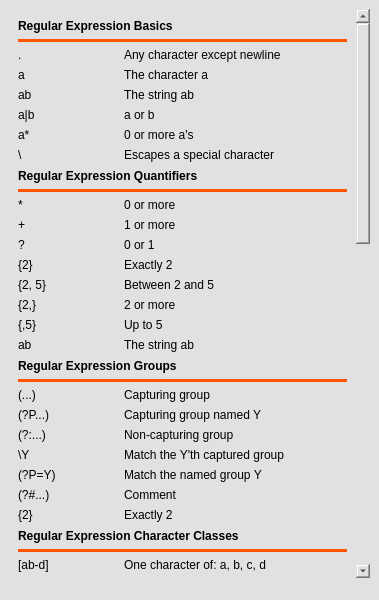
<?xml version="1.0" encoding="UTF-8"?>
<ui version="4.0">
 <class>SheetWindow</class>
 <widget class="QMainWindow" name="SheetWindow">
  <property name="geometry">
   <rect>
    <x>0</x>
    <y>0</y>
    <width>379</width>
    <height>600</height>
   </rect>
  </property>
  <property name="windowTitle">
   <string>PyRex Regex Sheet</string>
  </property>
  <property name="windowIcon">
   <iconset resource="src.qrc">
    <normaloff>:/icons/icons/windowIcon.png</normaloff>:/icons/icons/windowIcon.png</iconset>
  </property>
  <property name="styleSheet">
   <string notr="true">background-color: rgb(225, 225, 225);</string>
  </property>
  <widget class="QWidget" name="centralwidget">
   <layout class="QGridLayout" name="gridLayout">
    <property name="bottomMargin">
     <number>0</number>
    </property>
    <item row="0" column="0">
     <widget class="QScrollArea" name="scrollArea">
      <property name="styleSheet">
       <string notr="true">border:No;</string>
      </property>
      <property name="widgetResizable">
       <bool>true</bool>
      </property>
      <widget class="QWidget" name="scrollAreaWidgetContents">
       <property name="geometry">
        <rect>
         <x>0</x>
         <y>0</y>
         <width>344</width>
         <height>1465</height>
        </rect>
       </property>
       <layout class="QVBoxLayout" name="verticalLayout_2">
        <item>
         <layout class="QVBoxLayout" name="verticalLayout_3">
          <item>
           <widget class="QLabel" name="label_3">
            <property name="font">
             <font>
              <family>Arial</family>
              <pointsize>9</pointsize>
              <weight>75</weight>
              <bold>true</bold>
             </font>
            </property>
            <property name="styleSheet">
             <string notr="true">min-height:15;
max-height:15;
background-color: rgba(0, 0, 0, 0%);</string>
            </property>
            <property name="text">
             <string>Regular Expression Basics</string>
            </property>
           </widget>
          </item>
          <item>
           <widget class="Line" name="line_3">
            <property name="styleSheet">
             <string notr="true">background-color:rgb(255, 85, 0);
border:No;
height:1px</string>
            </property>
            <property name="orientation">
             <enum>Qt::Horizontal</enum>
            </property>
           </widget>
          </item>
         </layout>
        </item>
        <item>
         <layout class="QHBoxLayout" name="horizontalLayout">
          <item>
           <widget class="QLabel" name="label">
            <property name="styleSheet">
             <string notr="true">min-width:100px;
max-width:100px;</string>
            </property>
            <property name="text">
             <string>.</string>
            </property>
           </widget>
          </item>
          <item>
           <widget class="QLabel" name="label_2">
            <property name="text">
             <string>Any character except newline</string>
            </property>
           </widget>
          </item>
         </layout>
        </item>
        <item>
         <layout class="QHBoxLayout" name="horizontalLayout_2">
          <item>
           <widget class="QLabel" name="label_5">
            <property name="styleSheet">
             <string notr="true">min-width:100px;
max-width:100px;</string>
            </property>
            <property name="text">
             <string>a</string>
            </property>
           </widget>
          </item>
          <item>
           <widget class="QLabel" name="label_6">
            <property name="text">
             <string>The character a</string>
            </property>
           </widget>
          </item>
         </layout>
        </item>
        <item>
         <layout class="QHBoxLayout" name="horizontalLayout_3">
          <item>
           <widget class="QLabel" name="label_7">
            <property name="styleSheet">
             <string notr="true">min-width:100px;
max-width:100px;</string>
            </property>
            <property name="text">
             <string>ab</string>
            </property>
           </widget>
          </item>
          <item>
           <widget class="QLabel" name="label_8">
            <property name="text">
             <string>The string ab</string>
            </property>
           </widget>
          </item>
         </layout>
        </item>
        <item>
         <layout class="QHBoxLayout" name="horizontalLayout_6">
          <item>
           <widget class="QLabel" name="label_13">
            <property name="styleSheet">
             <string notr="true">min-width:100px;
max-width:100px;</string>
            </property>
            <property name="text">
             <string>a|b</string>
            </property>
           </widget>
          </item>
          <item>
           <widget class="QLabel" name="label_14">
            <property name="text">
             <string>a or b</string>
            </property>
           </widget>
          </item>
         </layout>
        </item>
        <item>
         <layout class="QHBoxLayout" name="horizontalLayout_5">
          <item>
           <widget class="QLabel" name="label_11">
            <property name="styleSheet">
             <string notr="true">min-width:100px;
max-width:100px;</string>
            </property>
            <property name="text">
             <string>a*</string>
            </property>
           </widget>
          </item>
          <item>
           <widget class="QLabel" name="label_12">
            <property name="text">
             <string>0 or more a's</string>
            </property>
           </widget>
          </item>
         </layout>
        </item>
        <item>
         <layout class="QHBoxLayout" name="horizontalLayout_4">
          <item>
           <widget class="QLabel" name="label_9">
            <property name="styleSheet">
             <string notr="true">min-width:100px;
max-width:100px;</string>
            </property>
            <property name="text">
             <string>\</string>
            </property>
           </widget>
          </item>
          <item>
           <widget class="QLabel" name="label_10">
            <property name="text">
             <string>Escapes a special character</string>
            </property>
           </widget>
          </item>
         </layout>
        </item>
        <item>
         <layout class="QVBoxLayout" name="verticalLayout_4">
          <item>
           <widget class="QLabel" name="label_4">
            <property name="font">
             <font>
              <family>Arial</family>
              <pointsize>9</pointsize>
              <weight>75</weight>
              <bold>true</bold>
             </font>
            </property>
            <property name="styleSheet">
             <string notr="true">min-height:15;
max-height:15;
background-color: rgba(0, 0, 0, 0%);</string>
            </property>
            <property name="text">
             <string>Regular Expression Quantifiers</string>
            </property>
           </widget>
          </item>
          <item>
           <widget class="Line" name="line_4">
            <property name="styleSheet">
             <string notr="true">background-color:rgb(255, 85, 0);
border:No;
height:1px</string>
            </property>
            <property name="orientation">
             <enum>Qt::Horizontal</enum>
            </property>
           </widget>
          </item>
         </layout>
        </item>
        <item>
         <layout class="QHBoxLayout" name="horizontalLayout_12">
          <item>
           <widget class="QLabel" name="label_25">
            <property name="styleSheet">
             <string notr="true">min-width:100px;
max-width:100px;</string>
            </property>
            <property name="text">
             <string>*</string>
            </property>
           </widget>
          </item>
          <item>
           <widget class="QLabel" name="label_26">
            <property name="text">
             <string>0 or more</string>
            </property>
           </widget>
          </item>
         </layout>
        </item>
        <item>
         <layout class="QHBoxLayout" name="horizontalLayout_11">
          <item>
           <widget class="QLabel" name="label_23">
            <property name="styleSheet">
             <string notr="true">min-width:100px;
max-width:100px;</string>
            </property>
            <property name="text">
             <string>+</string>
            </property>
           </widget>
          </item>
          <item>
           <widget class="QLabel" name="label_24">
            <property name="text">
             <string>1 or more</string>
            </property>
           </widget>
          </item>
         </layout>
        </item>
        <item>
         <layout class="QHBoxLayout" name="horizontalLayout_10">
          <item>
           <widget class="QLabel" name="label_21">
            <property name="styleSheet">
             <string notr="true">min-width:100px;
max-width:100px;</string>
            </property>
            <property name="text">
             <string>?</string>
            </property>
           </widget>
          </item>
          <item>
           <widget class="QLabel" name="label_22">
            <property name="text">
             <string>0 or 1</string>
            </property>
           </widget>
          </item>
         </layout>
        </item>
        <item>
         <layout class="QHBoxLayout" name="horizontalLayout_9">
          <item>
           <widget class="QLabel" name="label_19">
            <property name="styleSheet">
             <string notr="true">min-width:100px;
max-width:100px;</string>
            </property>
            <property name="text">
             <string>{2}</string>
            </property>
           </widget>
          </item>
          <item>
           <widget class="QLabel" name="label_20">
            <property name="text">
             <string>Exactly 2</string>
            </property>
           </widget>
          </item>
         </layout>
        </item>
        <item>
         <layout class="QHBoxLayout" name="horizontalLayout_8">
          <item>
           <widget class="QLabel" name="label_17">
            <property name="styleSheet">
             <string notr="true">min-width:100px;
max-width:100px;</string>
            </property>
            <property name="text">
             <string>{2, 5}</string>
            </property>
           </widget>
          </item>
          <item>
           <widget class="QLabel" name="label_18">
            <property name="text">
             <string>Between 2 and 5</string>
            </property>
           </widget>
          </item>
         </layout>
        </item>
        <item>
         <layout class="QHBoxLayout" name="horizontalLayout_7">
          <item>
           <widget class="QLabel" name="label_15">
            <property name="styleSheet">
             <string notr="true">min-width:100px;
max-width:100px;</string>
            </property>
            <property name="text">
             <string>{2,}</string>
            </property>
           </widget>
          </item>
          <item>
           <widget class="QLabel" name="label_16">
            <property name="text">
             <string>2 or more</string>
            </property>
           </widget>
          </item>
         </layout>
        </item>
        <item>
         <layout class="QHBoxLayout" name="horizontalLayout_13">
          <item>
           <widget class="QLabel" name="label_27">
            <property name="styleSheet">
             <string notr="true">min-width:100px;
max-width:100px;</string>
            </property>
            <property name="text">
             <string>{,5}</string>
            </property>
           </widget>
          </item>
          <item>
           <widget class="QLabel" name="label_28">
            <property name="text">
             <string>Up to 5</string>
            </property>
           </widget>
          </item>
         </layout>
        </item>
        <item>
         <layout class="QHBoxLayout" name="horizontalLayout_19">
          <item>
           <widget class="QLabel" name="label_40">
            <property name="styleSheet">
             <string notr="true">min-width:100px;
max-width:100px;</string>
            </property>
            <property name="text">
             <string>ab</string>
            </property>
           </widget>
          </item>
          <item>
           <widget class="QLabel" name="label_41">
            <property name="text">
             <string>The string ab</string>
            </property>
           </widget>
          </item>
         </layout>
        </item>
        <item>
         <layout class="QVBoxLayout" name="verticalLayout_5">
          <item>
           <widget class="QLabel" name="label_39">
            <property name="font">
             <font>
              <family>Arial</family>
              <pointsize>9</pointsize>
              <weight>75</weight>
              <bold>true</bold>
             </font>
            </property>
            <property name="styleSheet">
             <string notr="true">min-height:15;
max-height:15;
background-color: rgba(0, 0, 0, 0%);</string>
            </property>
            <property name="text">
             <string>Regular Expression Groups</string>
            </property>
           </widget>
          </item>
          <item>
           <widget class="Line" name="line_5">
            <property name="styleSheet">
             <string notr="true">background-color:rgb(255, 85, 0);
border:No;
height:1px</string>
            </property>
            <property name="orientation">
             <enum>Qt::Horizontal</enum>
            </property>
           </widget>
          </item>
         </layout>
        </item>
        <item>
         <layout class="QHBoxLayout" name="horizontalLayout_18">
          <item>
           <widget class="QLabel" name="label_37">
            <property name="styleSheet">
             <string notr="true">min-width:100px;
max-width:100px;</string>
            </property>
            <property name="text">
             <string>(...)</string>
            </property>
           </widget>
          </item>
          <item>
           <widget class="QLabel" name="label_38">
            <property name="text">
             <string>Capturing group</string>
            </property>
           </widget>
          </item>
         </layout>
        </item>
        <item>
         <layout class="QHBoxLayout" name="horizontalLayout_17">
          <item>
           <widget class="QLabel" name="label_35">
            <property name="styleSheet">
             <string notr="true">min-width:100px;
max-width:100px;</string>
            </property>
            <property name="text">
             <string>(?P&lt;Y&gt;...)</string>
            </property>
           </widget>
          </item>
          <item>
           <widget class="QLabel" name="label_36">
            <property name="text">
             <string>Capturing group named Y</string>
            </property>
           </widget>
          </item>
         </layout>
        </item>
        <item>
         <layout class="QHBoxLayout" name="horizontalLayout_16">
          <item>
           <widget class="QLabel" name="label_33">
            <property name="styleSheet">
             <string notr="true">min-width:100px;
max-width:100px;</string>
            </property>
            <property name="text">
             <string>(?:...)</string>
            </property>
           </widget>
          </item>
          <item>
           <widget class="QLabel" name="label_34">
            <property name="text">
             <string>Non-capturing group</string>
            </property>
           </widget>
          </item>
         </layout>
        </item>
        <item>
         <layout class="QHBoxLayout" name="horizontalLayout_15">
          <item>
           <widget class="QLabel" name="label_31">
            <property name="styleSheet">
             <string notr="true">min-width:100px;
max-width:100px;</string>
            </property>
            <property name="text">
             <string>\Y</string>
            </property>
           </widget>
          </item>
          <item>
           <widget class="QLabel" name="label_32">
            <property name="text">
             <string>Match the Y'th captured group</string>
            </property>
           </widget>
          </item>
         </layout>
        </item>
        <item>
         <layout class="QHBoxLayout" name="horizontalLayout_14">
          <item>
           <widget class="QLabel" name="label_29">
            <property name="styleSheet">
             <string notr="true">min-width:100px;
max-width:100px;</string>
            </property>
            <property name="text">
             <string>(?P=Y)</string>
            </property>
           </widget>
          </item>
          <item>
           <widget class="QLabel" name="label_30">
            <property name="text">
             <string>Match the named group Y</string>
            </property>
           </widget>
          </item>
         </layout>
        </item>
        <item>
         <layout class="QHBoxLayout" name="horizontalLayout_20">
          <item>
           <widget class="QLabel" name="label_42">
            <property name="styleSheet">
             <string notr="true">min-width:100px;
max-width:100px;</string>
            </property>
            <property name="text">
             <string>(?#...)</string>
            </property>
           </widget>
          </item>
          <item>
           <widget class="QLabel" name="label_43">
            <property name="text">
             <string>Comment</string>
            </property>
           </widget>
          </item>
         </layout>
        </item>
        <item>
         <layout class="QHBoxLayout" name="horizontalLayout_28">
          <item>
           <widget class="QLabel" name="label_59">
            <property name="styleSheet">
             <string notr="true">min-width:100px;
max-width:100px;</string>
            </property>
            <property name="text">
             <string>{2}</string>
            </property>
           </widget>
          </item>
          <item>
           <widget class="QLabel" name="label_60">
            <property name="text">
             <string>Exactly 2</string>
            </property>
           </widget>
          </item>
         </layout>
        </item>
        <item>
         <layout class="QVBoxLayout" name="verticalLayout_6">
          <item>
           <widget class="QLabel" name="label_58">
            <property name="font">
             <font>
              <family>Arial</family>
              <pointsize>9</pointsize>
              <weight>75</weight>
              <bold>true</bold>
             </font>
            </property>
            <property name="styleSheet">
             <string notr="true">min-height:15;
max-height:15;
background-color: rgba(0, 0, 0, 0%);</string>
            </property>
            <property name="text">
             <string>Regular Expression Character Classes</string>
            </property>
           </widget>
          </item>
          <item>
           <widget class="Line" name="line_6">
            <property name="styleSheet">
             <string notr="true">background-color:rgb(255, 85, 0);
border:No;
height:1px</string>
            </property>
            <property name="orientation">
             <enum>Qt::Horizontal</enum>
            </property>
           </widget>
          </item>
         </layout>
        </item>
        <item>
         <layout class="QHBoxLayout" name="horizontalLayout_27">
          <item>
           <widget class="QLabel" name="label_56">
            <property name="styleSheet">
             <string notr="true">min-width:100px;
max-width:100px;</string>
            </property>
            <property name="text">
             <string>[ab-d]</string>
            </property>
           </widget>
          </item>
          <item>
           <widget class="QLabel" name="label_57">
            <property name="text">
             <string>One character of: a, b, c, d</string>
            </property>
           </widget>
          </item>
         </layout>
        </item>
        <item>
         <layout class="QHBoxLayout" name="horizontalLayout_26">
          <item>
           <widget class="QLabel" name="label_54">
            <property name="styleSheet">
             <string notr="true">min-width:100px;
max-width:100px;</string>
            </property>
            <property name="text">
             <string>[^ab-d]</string>
            </property>
           </widget>
          </item>
          <item>
           <widget class="QLabel" name="label_55">
            <property name="text">
             <string>One character except: a, b, c, d</string>
            </property>
           </widget>
          </item>
         </layout>
        </item>
        <item>
         <layout class="QHBoxLayout" name="horizontalLayout_25">
          <item>
           <widget class="QLabel" name="label_52">
            <property name="styleSheet">
             <string notr="true">min-width:100px;
max-width:100px;</string>
            </property>
            <property name="text">
             <string>[b]</string>
            </property>
           </widget>
          </item>
          <item>
           <widget class="QLabel" name="label_53">
            <property name="text">
             <string>Backspace character</string>
            </property>
           </widget>
          </item>
         </layout>
        </item>
        <item>
         <layout class="QHBoxLayout" name="horizontalLayout_24">
          <item>
           <widget class="QLabel" name="label_50">
            <property name="styleSheet">
             <string notr="true">min-width:100px;
max-width:100px;</string>
            </property>
            <property name="text">
             <string>\d</string>
            </property>
           </widget>
          </item>
          <item>
           <widget class="QLabel" name="label_51">
            <property name="text">
             <string>One digit</string>
            </property>
           </widget>
          </item>
         </layout>
        </item>
        <item>
         <layout class="QHBoxLayout" name="horizontalLayout_23">
          <item>
           <widget class="QLabel" name="label_48">
            <property name="styleSheet">
             <string notr="true">min-width:100px;
max-width:100px;</string>
            </property>
            <property name="text">
             <string>\D</string>
            </property>
           </widget>
          </item>
          <item>
           <widget class="QLabel" name="label_49">
            <property name="text">
             <string>One non-digit</string>
            </property>
           </widget>
          </item>
         </layout>
        </item>
        <item>
         <layout class="QHBoxLayout" name="horizontalLayout_22">
          <item>
           <widget class="QLabel" name="label_46">
            <property name="styleSheet">
             <string notr="true">min-width:100px;
max-width:100px;</string>
            </property>
            <property name="text">
             <string>\s</string>
            </property>
           </widget>
          </item>
          <item>
           <widget class="QLabel" name="label_47">
            <property name="text">
             <string>One whitespace</string>
            </property>
           </widget>
          </item>
         </layout>
        </item>
        <item>
         <layout class="QHBoxLayout" name="horizontalLayout_21">
          <item>
           <widget class="QLabel" name="label_44">
            <property name="styleSheet">
             <string notr="true">min-width:100px;
max-width:100px;</string>
            </property>
            <property name="text">
             <string>\S</string>
            </property>
           </widget>
          </item>
          <item>
           <widget class="QLabel" name="label_45">
            <property name="text">
             <string>One non-whitespace</string>
            </property>
           </widget>
          </item>
         </layout>
        </item>
        <item>
         <layout class="QHBoxLayout" name="horizontalLayout_30">
          <item>
           <widget class="QLabel" name="label_63">
            <property name="styleSheet">
             <string notr="true">min-width:100px;
max-width:100px;</string>
            </property>
            <property name="text">
             <string>\w</string>
            </property>
           </widget>
          </item>
          <item>
           <widget class="QLabel" name="label_64">
            <property name="text">
             <string>One word character</string>
            </property>
           </widget>
          </item>
         </layout>
        </item>
        <item>
         <layout class="QHBoxLayout" name="horizontalLayout_29">
          <item>
           <widget class="QLabel" name="label_61">
            <property name="styleSheet">
             <string notr="true">min-width:100px;
max-width:100px;</string>
            </property>
            <property name="text">
             <string>\W</string>
            </property>
           </widget>
          </item>
          <item>
           <widget class="QLabel" name="label_62">
            <property name="text">
             <string>One non-word character</string>
            </property>
           </widget>
          </item>
         </layout>
        </item>
        <item>
         <layout class="QVBoxLayout" name="verticalLayout_7">
          <item>
           <widget class="QLabel" name="label_75">
            <property name="font">
             <font>
              <family>Arial</family>
              <pointsize>9</pointsize>
              <weight>75</weight>
              <bold>true</bold>
             </font>
            </property>
            <property name="styleSheet">
             <string notr="true">min-height:15;
max-height:15;
background-color: rgba(0, 0, 0, 0%);</string>
            </property>
            <property name="text">
             <string>Regular Expression Assertions</string>
            </property>
           </widget>
          </item>
          <item>
           <widget class="Line" name="line_7">
            <property name="styleSheet">
             <string notr="true">background-color:rgb(255, 85, 0);
border:No;
height:1px</string>
            </property>
            <property name="orientation">
             <enum>Qt::Horizontal</enum>
            </property>
           </widget>
          </item>
         </layout>
        </item>
        <item>
         <layout class="QHBoxLayout" name="horizontalLayout_39">
          <item>
           <widget class="QLabel" name="label_82">
            <property name="styleSheet">
             <string notr="true">min-width:100px;
max-width:100px;</string>
            </property>
            <property name="text">
             <string>^</string>
            </property>
           </widget>
          </item>
          <item>
           <widget class="QLabel" name="label_83">
            <property name="text">
             <string>Start of string</string>
            </property>
           </widget>
          </item>
         </layout>
        </item>
        <item>
         <layout class="QHBoxLayout" name="horizontalLayout_35">
          <item>
           <widget class="QLabel" name="label_73">
            <property name="styleSheet">
             <string notr="true">min-width:100px;
max-width:100px;</string>
            </property>
            <property name="text">
             <string>\A</string>
            </property>
           </widget>
          </item>
          <item>
           <widget class="QLabel" name="label_74">
            <property name="text">
             <string>Start of string, ignores m flag</string>
            </property>
           </widget>
          </item>
         </layout>
        </item>
        <item>
         <layout class="QHBoxLayout" name="horizontalLayout_34">
          <item>
           <widget class="QLabel" name="label_71">
            <property name="styleSheet">
             <string notr="true">min-width:100px;
max-width:100px;</string>
            </property>
            <property name="text">
             <string>$</string>
            </property>
           </widget>
          </item>
          <item>
           <widget class="QLabel" name="label_72">
            <property name="text">
             <string>End of string</string>
            </property>
           </widget>
          </item>
         </layout>
        </item>
        <item>
         <layout class="QHBoxLayout" name="horizontalLayout_33">
          <item>
           <widget class="QLabel" name="label_69">
            <property name="styleSheet">
             <string notr="true">min-width:100px;
max-width:100px;</string>
            </property>
            <property name="text">
             <string>\Z</string>
            </property>
           </widget>
          </item>
          <item>
           <widget class="QLabel" name="label_70">
            <property name="text">
             <string>End of string, ignores m flag</string>
            </property>
           </widget>
          </item>
         </layout>
        </item>
        <item>
         <layout class="QHBoxLayout" name="horizontalLayout_32">
          <item>
           <widget class="QLabel" name="label_67">
            <property name="styleSheet">
             <string notr="true">min-width:100px;
max-width:100px;</string>
            </property>
            <property name="text">
             <string>\b</string>
            </property>
           </widget>
          </item>
          <item>
           <widget class="QLabel" name="label_68">
            <property name="text">
             <string>Word boundary</string>
            </property>
           </widget>
          </item>
         </layout>
        </item>
        <item>
         <layout class="QHBoxLayout" name="horizontalLayout_31">
          <item>
           <widget class="QLabel" name="label_65">
            <property name="styleSheet">
             <string notr="true">min-width:100px;
max-width:100px;</string>
            </property>
            <property name="text">
             <string>\B</string>
            </property>
           </widget>
          </item>
          <item>
           <widget class="QLabel" name="label_66">
            <property name="text">
             <string>Non-word boundary</string>
            </property>
           </widget>
          </item>
         </layout>
        </item>
        <item>
         <layout class="QHBoxLayout" name="horizontalLayout_36">
          <item>
           <widget class="QLabel" name="label_76">
            <property name="styleSheet">
             <string notr="true">min-width:100px;
max-width:100px;</string>
            </property>
            <property name="text">
             <string>(?=...)</string>
            </property>
           </widget>
          </item>
          <item>
           <widget class="QLabel" name="label_77">
            <property name="text">
             <string>Positive lookahead</string>
            </property>
           </widget>
          </item>
         </layout>
        </item>
        <item>
         <layout class="QHBoxLayout" name="horizontalLayout_37">
          <item>
           <widget class="QLabel" name="label_78">
            <property name="styleSheet">
             <string notr="true">min-width:100px;
max-width:100px;</string>
            </property>
            <property name="text">
             <string>(?!...)</string>
            </property>
           </widget>
          </item>
          <item>
           <widget class="QLabel" name="label_79">
            <property name="text">
             <string>Negative lookahead</string>
            </property>
           </widget>
          </item>
         </layout>
        </item>
        <item>
         <layout class="QHBoxLayout" name="horizontalLayout_38">
          <item>
           <widget class="QLabel" name="label_80">
            <property name="styleSheet">
             <string notr="true">min-width:100px;
max-width:100px;</string>
            </property>
            <property name="text">
             <string>(?&lt;=...)</string>
            </property>
           </widget>
          </item>
          <item>
           <widget class="QLabel" name="label_81">
            <property name="text">
             <string>Positive lookbehind</string>
            </property>
           </widget>
          </item>
         </layout>
        </item>
        <item>
         <layout class="QHBoxLayout" name="horizontalLayout_41">
          <item>
           <widget class="QLabel" name="label_86">
            <property name="styleSheet">
             <string notr="true">min-width:100px;
max-width:100px;</string>
            </property>
            <property name="text">
             <string>(?&lt;!...)</string>
            </property>
           </widget>
          </item>
          <item>
           <widget class="QLabel" name="label_87">
            <property name="text">
             <string>Negative lookbehind</string>
            </property>
           </widget>
          </item>
         </layout>
        </item>
        <item>
         <layout class="QHBoxLayout" name="horizontalLayout_40">
          <item>
           <widget class="QLabel" name="label_84">
            <property name="styleSheet">
             <string notr="true">min-width:100px;
max-width:100px;</string>
            </property>
            <property name="text">
             <string>(?()|)</string>
            </property>
           </widget>
          </item>
          <item>
           <widget class="QLabel" name="label_85">
            <property name="text">
             <string>Conditional</string>
            </property>
           </widget>
          </item>
         </layout>
        </item>
        <item>
         <layout class="QHBoxLayout" name="horizontalLayout_49">
          <item>
           <widget class="QLabel" name="label_103">
            <property name="styleSheet">
             <string notr="true">min-width:100px;
max-width:100px;</string>
            </property>
            <property name="text">
             <string>\Z</string>
            </property>
           </widget>
          </item>
          <item>
           <widget class="QLabel" name="label_104">
            <property name="text">
             <string>End of string, ignores m flag</string>
            </property>
           </widget>
          </item>
         </layout>
        </item>
        <item>
         <layout class="QVBoxLayout" name="verticalLayout_8">
          <item>
           <widget class="QLabel" name="label_102">
            <property name="font">
             <font>
              <family>Arial</family>
              <pointsize>9</pointsize>
              <weight>75</weight>
              <bold>true</bold>
             </font>
            </property>
            <property name="styleSheet">
             <string notr="true">min-height:15;
max-height:15;
background-color: rgba(0, 0, 0, 0%);</string>
            </property>
            <property name="text">
             <string>Regular Expression Flags</string>
            </property>
           </widget>
          </item>
          <item>
           <widget class="Line" name="line_8">
            <property name="styleSheet">
             <string notr="true">background-color:rgb(255, 85, 0);
border:No;
height:1px</string>
            </property>
            <property name="orientation">
             <enum>Qt::Horizontal</enum>
            </property>
           </widget>
          </item>
         </layout>
        </item>
        <item>
         <layout class="QHBoxLayout" name="horizontalLayout_48">
          <item>
           <widget class="QLabel" name="label_100">
            <property name="styleSheet">
             <string notr="true">min-width:100px;
max-width:100px;</string>
            </property>
            <property name="text">
             <string>i</string>
            </property>
           </widget>
          </item>
          <item>
           <widget class="QLabel" name="label_101">
            <property name="text">
             <string>Ignore case</string>
            </property>
           </widget>
          </item>
         </layout>
        </item>
        <item>
         <layout class="QHBoxLayout" name="horizontalLayout_47">
          <item>
           <widget class="QLabel" name="label_98">
            <property name="styleSheet">
             <string notr="true">min-width:100px;
max-width:100px;</string>
            </property>
            <property name="text">
             <string>m</string>
            </property>
           </widget>
          </item>
          <item>
           <widget class="QLabel" name="label_99">
            <property name="text">
             <string>^ and $ match start and end of line</string>
            </property>
           </widget>
          </item>
         </layout>
        </item>
        <item>
         <layout class="QHBoxLayout" name="horizontalLayout_46">
          <item>
           <widget class="QLabel" name="label_96">
            <property name="styleSheet">
             <string notr="true">min-width:100px;
max-width:100px;</string>
            </property>
            <property name="text">
             <string>s</string>
            </property>
           </widget>
          </item>
          <item>
           <widget class="QLabel" name="label_97">
            <property name="text">
             <string>Matches newline as well</string>
            </property>
           </widget>
          </item>
         </layout>
        </item>
        <item>
         <layout class="QHBoxLayout" name="horizontalLayout_45">
          <item>
           <widget class="QLabel" name="label_94">
            <property name="styleSheet">
             <string notr="true">min-width:100px;
max-width:100px;</string>
            </property>
            <property name="text">
             <string>x</string>
            </property>
           </widget>
          </item>
          <item>
           <widget class="QLabel" name="label_95">
            <property name="text">
             <string>Allow spaces and comments</string>
            </property>
           </widget>
          </item>
         </layout>
        </item>
        <item>
         <layout class="QHBoxLayout" name="horizontalLayout_44">
          <item>
           <widget class="QLabel" name="label_92">
            <property name="styleSheet">
             <string notr="true">min-width:100px;
max-width:100px;</string>
            </property>
            <property name="text">
             <string>L</string>
            </property>
           </widget>
          </item>
          <item>
           <widget class="QLabel" name="label_93">
            <property name="text">
             <string>Locale character classes</string>
            </property>
           </widget>
          </item>
         </layout>
        </item>
        <item>
         <layout class="QHBoxLayout" name="horizontalLayout_43">
          <item>
           <widget class="QLabel" name="label_90">
            <property name="styleSheet">
             <string notr="true">min-width:100px;
max-width:100px;</string>
            </property>
            <property name="text">
             <string>u</string>
            </property>
           </widget>
          </item>
          <item>
           <widget class="QLabel" name="label_91">
            <property name="text">
             <string>Unicode character classes</string>
            </property>
           </widget>
          </item>
         </layout>
        </item>
        <item>
         <layout class="QHBoxLayout" name="horizontalLayout_42">
          <item>
           <widget class="QLabel" name="label_88">
            <property name="styleSheet">
             <string notr="true">min-width:100px;
max-width:100px;</string>
            </property>
            <property name="text">
             <string>(?iLmsux)</string>
            </property>
           </widget>
          </item>
          <item>
           <widget class="QLabel" name="label_89">
            <property name="text">
             <string>Set flags within regex</string>
            </property>
           </widget>
          </item>
         </layout>
        </item>
        <item>
         <layout class="QVBoxLayout" name="verticalLayout_9">
          <item>
           <widget class="QLabel" name="label_115">
            <property name="font">
             <font>
              <family>Arial</family>
              <pointsize>9</pointsize>
              <weight>75</weight>
              <bold>true</bold>
             </font>
            </property>
            <property name="styleSheet">
             <string notr="true">min-height:15;
max-height:15;
background-color: rgba(0, 0, 0, 0%);</string>
            </property>
            <property name="text">
             <string>Regular Expression Flags</string>
            </property>
           </widget>
          </item>
          <item>
           <widget class="Line" name="line_9">
            <property name="styleSheet">
             <string notr="true">background-color:rgb(255, 85, 0);
border:No;
height:1px</string>
            </property>
            <property name="orientation">
             <enum>Qt::Horizontal</enum>
            </property>
           </widget>
          </item>
         </layout>
        </item>
        <item>
         <layout class="QHBoxLayout" name="horizontalLayout_54">
          <item>
           <widget class="QLabel" name="label_113">
            <property name="styleSheet">
             <string notr="true">min-width:100px;
max-width:100px;</string>
            </property>
            <property name="text">
             <string>\n</string>
            </property>
           </widget>
          </item>
          <item>
           <widget class="QLabel" name="label_114">
            <property name="text">
             <string>Newline</string>
            </property>
           </widget>
          </item>
         </layout>
        </item>
        <item>
         <layout class="QHBoxLayout" name="horizontalLayout_53">
          <item>
           <widget class="QLabel" name="label_111">
            <property name="styleSheet">
             <string notr="true">min-width:100px;
max-width:100px;</string>
            </property>
            <property name="text">
             <string>\r</string>
            </property>
           </widget>
          </item>
          <item>
           <widget class="QLabel" name="label_112">
            <property name="text">
             <string>Carriage return</string>
            </property>
           </widget>
          </item>
         </layout>
        </item>
        <item>
         <layout class="QHBoxLayout" name="horizontalLayout_52">
          <item>
           <widget class="QLabel" name="label_109">
            <property name="styleSheet">
             <string notr="true">min-width:100px;
max-width:100px;</string>
            </property>
            <property name="text">
             <string>\t</string>
            </property>
           </widget>
          </item>
          <item>
           <widget class="QLabel" name="label_110">
            <property name="text">
             <string>Tab</string>
            </property>
           </widget>
          </item>
         </layout>
        </item>
        <item>
         <layout class="QHBoxLayout" name="horizontalLayout_51">
          <item>
           <widget class="QLabel" name="label_107">
            <property name="styleSheet">
             <string notr="true">min-width:100px;
max-width:100px;</string>
            </property>
            <property name="text">
             <string>\YYY</string>
            </property>
           </widget>
          </item>
          <item>
           <widget class="QLabel" name="label_108">
            <property name="text">
             <string>Octal character YYY</string>
            </property>
           </widget>
          </item>
         </layout>
        </item>
        <item>
         <layout class="QHBoxLayout" name="horizontalLayout_50">
          <item>
           <widget class="QLabel" name="label_105">
            <property name="styleSheet">
             <string notr="true">min-width:100px;
max-width:100px;</string>
            </property>
            <property name="text">
             <string>\xYY</string>
            </property>
           </widget>
          </item>
          <item>
           <widget class="QLabel" name="label_106">
            <property name="text">
             <string>Hexadecimal character YY</string>
            </property>
           </widget>
          </item>
         </layout>
        </item>
        <item>
         <layout class="QVBoxLayout" name="verticalLayout_10">
          <item>
           <widget class="QLabel" name="label_118">
            <property name="font">
             <font>
              <family>Arial</family>
              <pointsize>9</pointsize>
              <weight>75</weight>
              <bold>true</bold>
             </font>
            </property>
            <property name="styleSheet">
             <string notr="true">min-height:15;
max-height:15;
background-color: rgba(0, 0, 0, 0%);</string>
            </property>
            <property name="text">
             <string>Regular Expression Replacement</string>
            </property>
           </widget>
          </item>
          <item>
           <widget class="Line" name="line_10">
            <property name="styleSheet">
             <string notr="true">background-color:rgb(255, 85, 0);
border:No;
height:1px</string>
            </property>
            <property name="orientation">
             <enum>Qt::Horizontal</enum>
            </property>
           </widget>
          </item>
         </layout>
        </item>
        <item>
         <layout class="QHBoxLayout" name="horizontalLayout_55">
          <item>
           <widget class="QLabel" name="label_116">
            <property name="styleSheet">
             <string notr="true">min-width:100px;
max-width:100px;</string>
            </property>
            <property name="text">
             <string>\g&lt;0&gt;</string>
            </property>
           </widget>
          </item>
          <item>
           <widget class="QLabel" name="label_117">
            <property name="text">
             <string>Insert entire match</string>
            </property>
           </widget>
          </item>
         </layout>
        </item>
        <item>
         <layout class="QHBoxLayout" name="horizontalLayout_57">
          <item>
           <widget class="QLabel" name="label_121">
            <property name="styleSheet">
             <string notr="true">min-width:100px;
max-width:100px;</string>
            </property>
            <property name="text">
             <string>\g&lt;Y&gt;</string>
            </property>
           </widget>
          </item>
          <item>
           <widget class="QLabel" name="label_122">
            <property name="text">
             <string>Insert match Y (name or number)</string>
            </property>
           </widget>
          </item>
         </layout>
        </item>
        <item>
         <layout class="QHBoxLayout" name="horizontalLayout_56">
          <item>
           <widget class="QLabel" name="label_119">
            <property name="styleSheet">
             <string notr="true">min-width:100px;
max-width:100px;</string>
            </property>
            <property name="text">
             <string>\Y</string>
            </property>
           </widget>
          </item>
          <item>
           <widget class="QLabel" name="label_120">
            <property name="text">
             <string>Insert group numbered Y</string>
            </property>
           </widget>
          </item>
         </layout>
        </item>
       </layout>
      </widget>
     </widget>
    </item>
   </layout>
  </widget>
  <widget class="QMenuBar" name="menubar">
   <property name="geometry">
    <rect>
     <x>0</x>
     <y>0</y>
     <width>379</width>
     <height>21</height>
    </rect>
   </property>
  </widget>
  <widget class="QStatusBar" name="statusbar"/>
 </widget>
 <resources>
  <include location="src.qrc"/>
 </resources>
 <connections/>
</ui>
